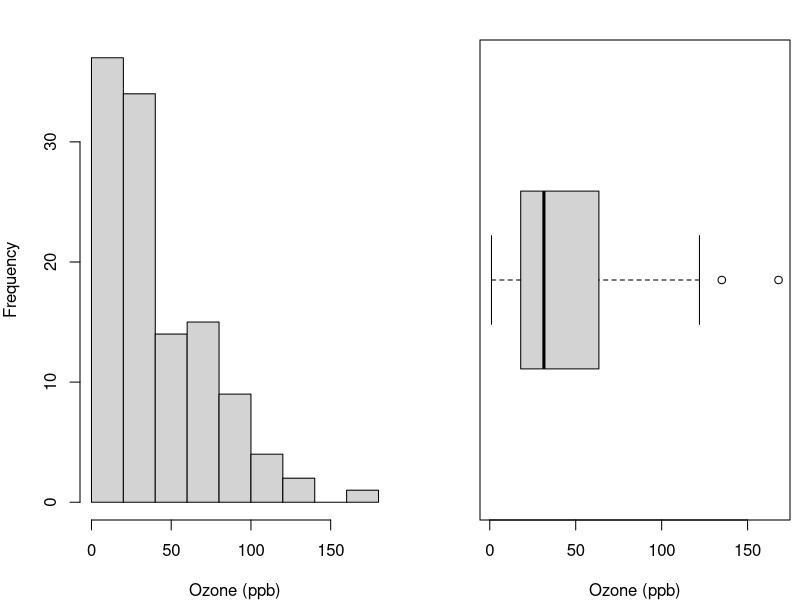
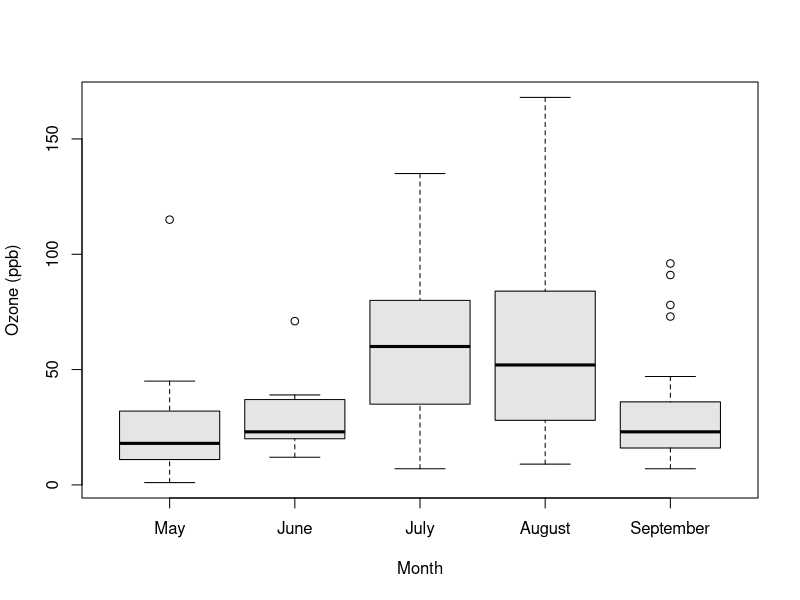
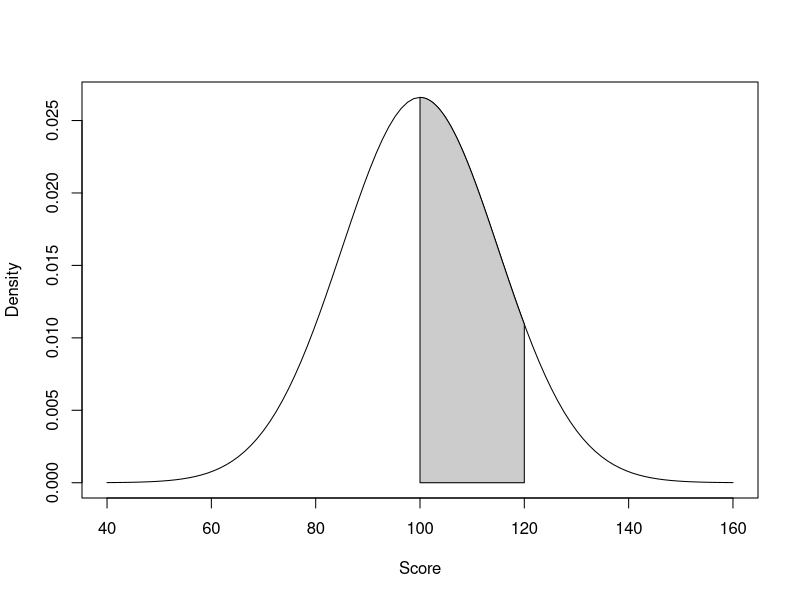
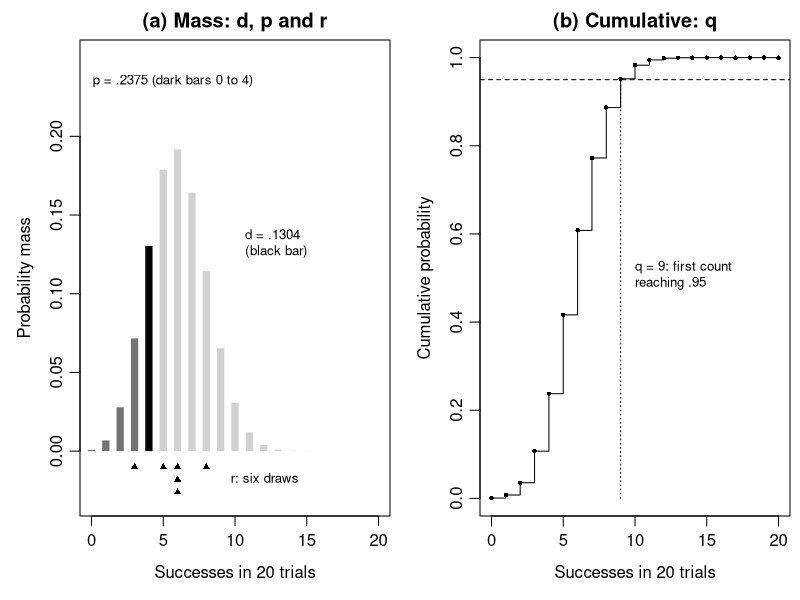
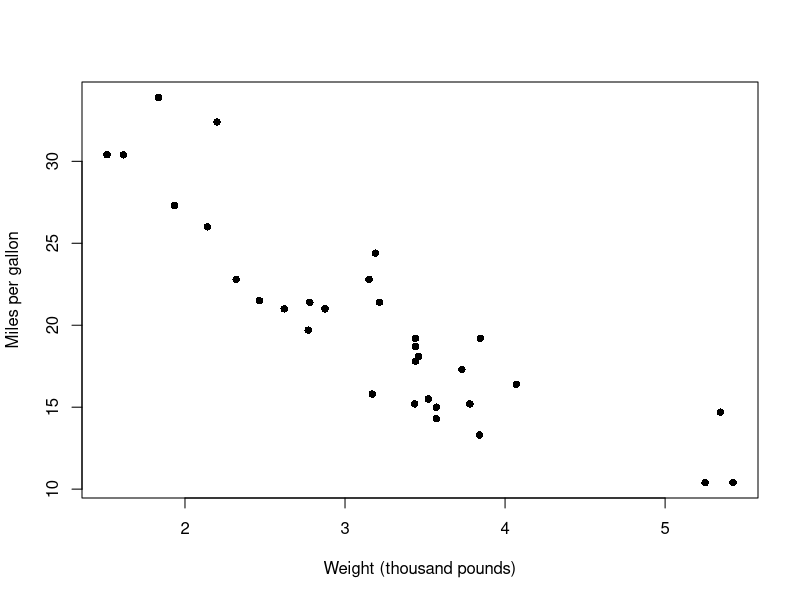
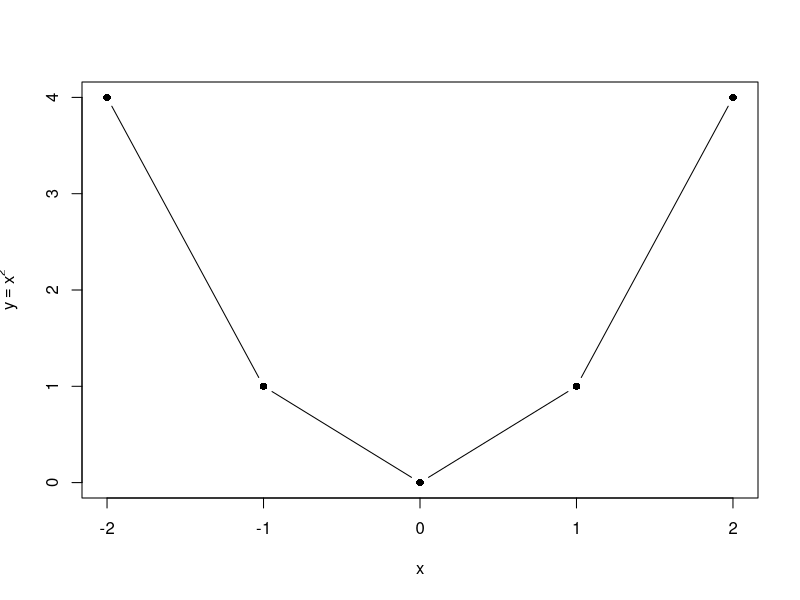
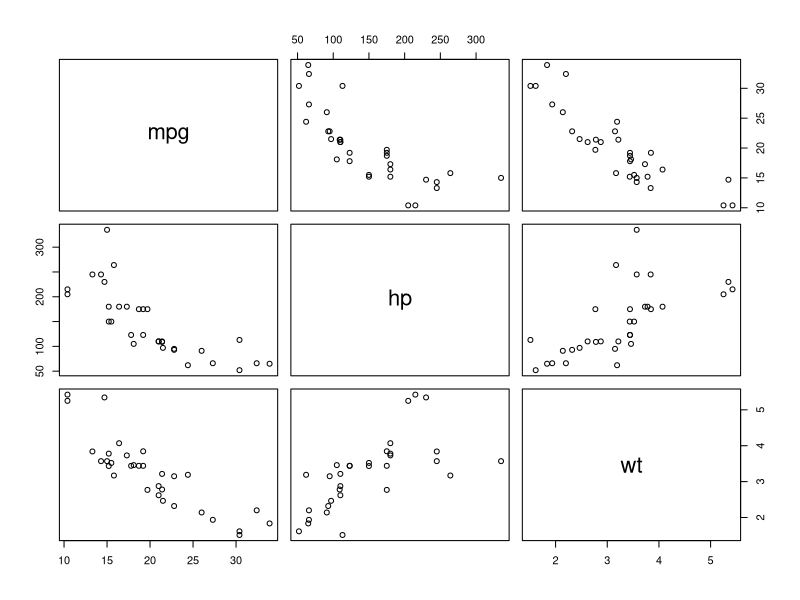
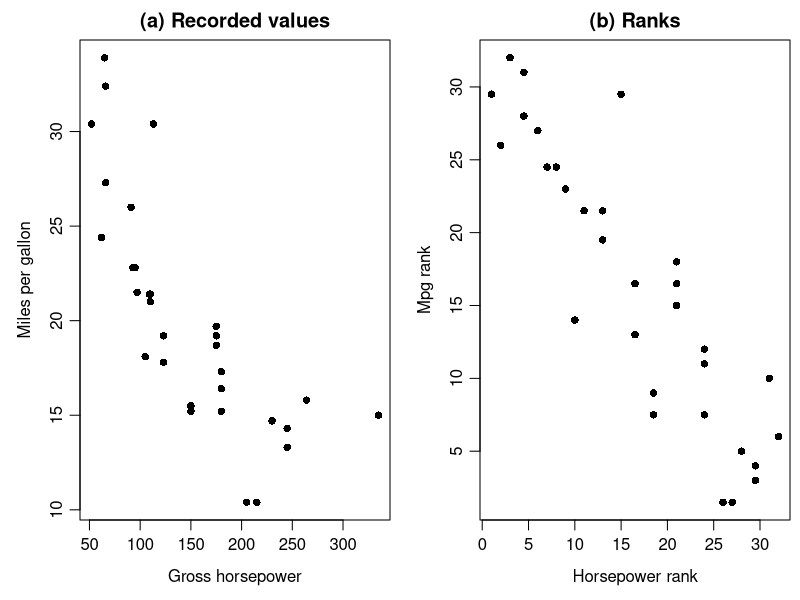

Generate these figures, in order, with R:
## ---- chunk 1
#| label: setup
#| include: false
knitr::opts_chunk$set(echo = TRUE, warning = FALSE, message = FALSE,
                     collapse = TRUE, comment = "#>")
if (knitr::is_latex_output()) knitr::opts_chunk$set(dev = "cairo_pdf")
options(digits = 10, width = 65)
## ---- chunk 2
#| label: ch05-anchor-check
#| include: false
local({
  had_seed <- exists(".Random.seed", envir = .GlobalEnv, inherits = FALSE)
  if (had_seed) saved_seed <- get(".Random.seed", envir = .GlobalEnv)
  on.exit(if (had_seed) assign(".Random.seed", saved_seed, envir = .GlobalEnv)
    else if (exists(".Random.seed", envir = .GlobalEnv, inherits = FALSE))
      rm(".Random.seed", envir = .GlobalEnv))
  check <- function(actual, expected, label) {
    if (!isTRUE(all.equal(round(unname(actual), 4), expected,
                          check.attributes = FALSE))) stop(label)
  }
  air <- airquality
  ozone <- air$Ozone[!is.na(air$Ozone)]
  july <- subset(air, Month == 7 & !is.na(Ozone))
  check(c(nrow(july), mean(july$Ozone), mean((air$Temp - 32)*5/9)),
        c(26, 59.1154, 25.4902), "operations")
  check(c(mean(ozone), median(ozone), sd(ozone), IQR(ozone)),
        c(42.1293, 31.5, 32.9879, 45.25), "ozone summaries")
  scores <- rbind(c(50,60,70), c(50,60,100), c(58,60,62), c(40,60,80))
  check(apply(scores, 1, mean), c(60,70,60,60), "score means")
  check(apply(scores, 1, median), rep(60,4), "score medians")
  check(apply(scores, 1, sd), c(10,26.4575,2,20), "score SDs")
  check(quantile(c(1,3,3,5), c(.25,.75)), c(2.5,3.5), "type-7 quartiles")
  by_month <- split(ozone, air$Month[!is.na(air$Ozone)])
  check(lengths(by_month), c(26,9,26,26,29), "monthly counts")
  check(sapply(by_month, mean), c(23.6154,29.4444,59.1154,59.9615,31.4483), "monthly means")
  check(sapply(by_month, sd), c(22.2244,18.2079,31.6358,39.6812,24.1418), "monthly SDs")
  check(c(weighted.mean(sapply(by_month,mean)[2:3], lengths(by_month)[2:3]),
          mean(sapply(by_month,mean)[2:3])), c(51.4857,44.2799), "monthly weights")
  tab <- table(mtcars$am, mtcars$mpg >= 20)
  check(c(100*prop.table(tab,1)[,2], 100*prop.table(tab,2)[2,2]),
        c(21.0526,76.9231,71.4286), "conditional denominators")
  check(c(pnorm(100,mean(ozone),sd(ozone),lower.tail=FALSE),
          mean(ozone >= 100), pnorm(1)-pnorm(-1),
          mean(abs(ozone-mean(ozone)) <= sd(ozone))),
        c(.0397,.0603,.6827,.7241), "Normal check")
  check(c(pnorm(120,100,15)-pnorm(100,100,15),qnorm(c(.025,.975),100,15)),
        c(.4088,70.6005,129.3995), "Normal score model")
  check(c(dbinom(4,20,.3),pbinom(4,20,.3),qbinom(.95,20,.3)),
        c(.1304,.2375,9), "binomial functions")
  set.seed(20517)
  check(rbinom(6,20,.3),c(6,8,6,3,5,6),"binomial draws")
  X <- mtcars[c("mpg","hp","wt")]
  check(as.vector(cov(X)), c(36.3241,-320.7321,-5.1167,-320.7321,
        4700.8669,44.1927,-5.1167,44.1927,.9574), "covariance matrix")
  check(as.vector(cor(X)), c(1,-.7762,-.8677,-.7762,1,.6587,-.8677,.6587,1),
        "correlation matrix")
  check(c(cor(X$mpg,X$hp),cor(X$mpg,X$hp,method="spearman"),
          cor(X$mpg,X$hp,method="kendall"),cor(mtcars$am,mtcars$mpg)),
        c(-.7762,-.8947,-.7428,.5998), "coefficient choices")
  rp <- cor(residuals(lm(mpg~wt,X)),residuals(lm(hp~wt,X)))
  tp <- rp*sqrt(29/(1-rp^2))
  check(c(rp,tp,2*pt(abs(tp),29,lower.tail=FALSE)),
        c(-.547,-3.5187,.0015), "partial coefficient and test")
  binary <- cor.test(mtcars$am,mtcars$mpg)
  check(c(binary$statistic,binary$p.value), c(4.1061,.0003), "point-biserial test")
  set.seed(60506)
  x <- rnorm(30,50,10)
  check(c(mean(x),sd(x)),c(49.5691,7.0051),"parameter and statistic")
  set.seed(60203)
  m5 <- replicate(5000,mean(rexp(5,.1)))
  m30 <- replicate(5000,mean(rexp(30,.1)))
  check(c(mean(m5),sd(m5),mean(m30[1:200]),sd(m30[1:200]),mean(m30),sd(m30)),
        c(10.0141,4.5395,9.6698,1.7484,9.9626,1.7878), "repetitions")
  set.seed(60203)
  m5 <- replicate(5000,mean(rexp(5,.1)))
  m120 <- replicate(5000,mean(rexp(120,.1)))
  check(c(mean(m120),sd(m120)),c(9.9922,.9214),"larger study")
  set.seed(60204)
  w <- rexp(400,.1)
  check((cumsum(w)/seq_along(w))[c(10,50,100,400)],
        c(9.083,7.9852,8.8373,9.7207), "running means")
  set.seed(60501)
  v <- replicate(5000,var(rexp(5,.1)))
  check(c(mean(v),mean(v*.8)),c(101.2241,80.9793),"variance bias")
  pairs <- reshape(sleep,idvar="ID",timevar="group",direction="wide")
  d <- pairs$extra.2-pairs$extra.1
  check(c(mean(d),sd(d),var(d),sd(d)/sqrt(10),
          sqrt((var(pairs$extra.1)+var(pairs$extra.2))/10)),
        c(1.58,1.23,1.5129,.389,.8491), "paired SE")
  check(sqrt(6^2/60+6.4^2/60),1.1325,"assignment SE")
  one <- t.test(mtcars$mpg,mu=20)
  check(c(one$stderr,one$statistic,one$p.value,one$conf.int),
        c(1.0654,.0851,.9328,17.9177,22.2636), "one-mean t")
  se <- 5/sqrt(32); z <- (mean(mtcars$mpg)-20)/se
  check(c(se,z,2*pnorm(abs(z),lower.tail=FALSE),
          mean(mtcars$mpg)+c(-1,1)*qnorm(.975)*se),
        c(.8839,.1025,.9183,18.3582,21.823), "known-SD z")
  check(c(2*pt(2,24,lower.tail=FALSE),pt(2,24,lower.tail=FALSE),pt(2,24)),
        c(.0569,.0285,.9715), "planned direction")
  check(t.test(d)$conf.int,c(.7001,2.4599),"paired interval")
  check(t.test(d,conf.level=.99)$conf.int,c(.3159,2.8441),"paired 99% interval")
  auto <- mtcars$mpg[mtcars$am==0]; manual <- mtcars$mpg[mtcars$am==1]
  welch <- t.test(auto,manual); pooled <- t.test(auto,manual,var.equal=TRUE)
  check(c(welch$stderr,welch$parameter,welch$p.value,welch$conf.int),
        c(1.9232,18.3323,.0014,-11.2802,-3.2097),"Welch")
  check(c(pooled$stderr,pooled$parameter,pooled$p.value,pooled$conf.int),
        c(1.7644,30,.0003,-10.8484,-3.6415),"pooled")
  for (n in c(10,20,40)) {
    set.seed(60610)
    a <- replicate(2000, {
      y <- rnorm(n,1.5,1.2)
      c(mean(y),abs(mean(y)-1.5)<=qt(.975,n-1)*sd(y)/sqrt(n))
    })
    expected <- switch(as.character(n), "10"=c(1.5015,.3766,.3795,.9515),
      "20"=c(1.5006,.2591,.2683,.951), "40"=c(1.5014,.1886,.1897,.946))
    check(c(mean(a[1,]),sd(a[1,]),1.2/sqrt(n),mean(a[2,])),expected,"coverage")
  }
  for (n in c(10,40)) {
    set.seed(60610)
    a <- replicate(40, {
      y <- rnorm(n,1.5,1.2)
      m <- mean(y); h <- qt(.975,n-1)*sd(y)/sqrt(n)
      c(m,m-h,m+h)
    })
    expected <- if (n==10) c(1.0213,2.2119,39) else c(1.2846,1.9649,39)
    check(c(a[2:3,1],sum(a[2,]<=1.5 & 1.5<=a[3,])),expected,"coverage figure")
  }
  check(cor.test(mtcars$wt,mtcars$mpg)$conf.int,c(-.9338,-.7441),"Fisher interval")
  set.seed(12345)
  rho <- -.8677
  rs <- replicate(5000, {
    x <- rnorm(32); y <- rho*x+sqrt(1-rho^2)*rnorm(32); cor(x,y)
  })
  check(sd(atanh(rs)),.1831,"Fisher SD")
})
## ---- chunk 3
#| label: ch05-scores
scores <- c(50, 60, 70)
mean(scores)
## ---- chunk 4
#| label: ch05-small-records
#| results: hide
small <- data.frame(student = c("A", "B", "C"),
  baseline = c(50, 60, 70), followup = c(55, NA, 78))
## ---- chunk 5
#| label: ch05-available-mean
mean(small$followup, na.rm = TRUE)
## ---- chunk 6
#| label: ch05-pair-mean
both <- complete.cases(small)
mean(small$followup[both] - small$baseline[both])
## ---- chunk 7
#| label: ch05-air-records
air <- airquality
ozone <- na.omit(air$Ozone)
## ---- chunk 8
#| label: ch05-recorded-share
100 * length(ozone) / nrow(air)
## ---- chunk 9
#| label: fig-ch05-ozone
#| echo: !expr c(2, 3)
#| fig-cap: "Recorded ozone values on 116 days, displayed as a histogram and a boxplot."
#| fig-alt: "The histogram has a long right tail reaching 168 ppb. The horizontal boxplot places the median near the lower values and marks several high observations beyond its upper whisker."
#| fig-width: 6.2
#| fig-height: 3.4
oldpar <- par(mfrow = c(1, 2), mar = c(4, 4, 2, .5))
hist(ozone, breaks = seq(0, 180, by = 20), xlab = "Ozone (ppb)", main = "")
boxplot(ozone, horizontal = TRUE, xlab = "Ozone (ppb)")
par(oldpar)
## ---- chunk 10
#| label: ch05-ozone-summaries
c(mean = mean(ozone), median = median(ozone), SD = sd(ozone),
  IQR = IQR(ozone))
## ---- chunk 11
#| label: ch05-monthly
air_observed <- na.omit(air[c("Ozone", "Month")])
air_observed$month <- factor(air_observed$Month, labels = month.name[5:9])
tapply(air_observed$Ozone, air_observed$month, mean)
## ---- chunk 12
#| label: fig-ch05-months
#| echo: false
#| fig-cap: "Recorded ozone distributions by month; each box uses that month's available measurements."
#| fig-alt: "July and August have higher median ozone than May, June, and September, with different spreads and only nine observed days in June."
#| fig-width: 6
#| fig-height: 3.4
boxplot(Ozone ~ month, data = air_observed,
        xlab = "Month", ylab = "Ozone (ppb)", col = "grey90")
## ---- chunk 13
#| label: ch05-transmission-table
cars <- mtcars
cars$transmission <- factor(cars$am, levels = c(0, 1),
  labels = c("Automatic", "Manual"))
tab <- table(cars$transmission, cars$mpg >= 20)
tab
100 * prop.table(tab, margin = 1)
## ---- chunk 14
#| label: ch05-normal-model
pnorm(100, mean = mean(ozone), sd = sd(ozone), lower.tail = FALSE)
## ---- chunk 15
#| label: ch05-score-model
pnorm(120, mean = 100, sd = 15) - pnorm(100, mean = 100, sd = 15)
qnorm(c(.025, .975), mean = 100, sd = 15)
## ---- chunk 16
#| label: fig-ch05-normal-area
#| echo: false
#| fig-cap: "Probability is an area under a stipulated Normal density."
#| fig-alt: "The score range from 100 to 120 is shaded under a Normal curve with mean 100 and SD 15. Its area is .4088."
#| fig-width: 6.2
#| fig-height: 3.3
curve(dnorm(x, mean = 100, sd = 15), 40, 160,
      xlab = "Score", ylab = "Density")
shade_x <- seq(100, 120, length.out = 200)
polygon(c(100, shade_x, 120),
        c(0, dnorm(shade_x, 100, 15), 0), col = "grey80")
## ---- chunk 17
#| label: ch05-binomial-functions
c(d = dbinom(4, size = 20, prob = .3),
  p = pbinom(4, size = 20, prob = .3),
  q = qbinom(.95, size = 20, prob = .3))
set.seed(20517)
rbinom(6, size = 20, prob = .3)
## ---- chunk 18
#| label: fig-ch05-dpqr
#| echo: false
#| fig-cap: "Four questions asked of one binomial model, 20 trials with success probability .3. (a) The mass at 4 (black bar) is what `dbinom` returns; the masses at 0 to 4 together (dark bars) are what `pbinom` returns; the triangles below the axis are the six counts from `rbinom`. (b) The cumulative probability first reaches .95 at 9, the value `qbinom` returns."
#| fig-alt: "Left panel: bars of binomial probability for 0 to 20 successes, highest near 6, with the bar at 4 in black, the bars at 0 to 3 dark grey, and six triangles below the axis at 3, 5, 6, 6, 6 and 8. Right panel: the cumulative probability as a step function, crossing the dashed .95 line at 9."
#| fig-width: 6.5
#| fig-height: 3.1
k <- 0:20
mass <- dbinom(k, size = 20, prob = .3)
cumulative <- pbinom(k, size = 20, prob = .3)
set.seed(20517)
drawn <- table(rbinom(6, size = 20, prob = .3))
oldpar <- par(mfrow = c(1, 2), mar = c(4.2, 4, 2, .5), mgp = c(2.3, .7, 0))
plot(k, mass, type = "h", lwd = 7, lend = 1,
     col = ifelse(k == 4, "black", ifelse(k < 4, "grey45", "grey82")),
     ylim = c(-.03, .25), yaxt = "n", xlab = "Successes in 20 trials",
     ylab = "Probability mass", main = "(a) Mass: d, p and r")
axis(2, at = seq(0, .2, by = .05))
text(10, .13, "d = .1304\n(black bar)", pos = 4, cex = .8)
text(-.6, .235, "p = .2375 (dark bars 0 to 4)", pos = 4, cex = .8)
for (v in names(drawn)) points(rep(as.numeric(v), drawn[v]),
  -.01 - .008 * (seq_len(drawn[v]) - 1), pch = 17, cex = .7)
text(9, -.018, "r: six draws", pos = 4, cex = .8)
plot(k, cumulative, type = "s", ylim = c(0, 1),
     xlab = "Successes in 20 trials", ylab = "Cumulative probability",
     main = "(b) Cumulative: q")
points(k, cumulative, pch = 16, cex = .6)
abline(h = .95, lty = 2)
segments(9, 0, 9, cumulative[10], lty = 3)
text(9.3, .5, "q = 9: first count\nreaching .95", pos = 4, cex = .8)
par(oldpar)
## ---- chunk 19
#| label: fig-ch05-car-pairs
#| fig-cap: "Mileage and weight for 32 recorded car models."
#| fig-alt: "Heavier models generally have lower mpg, with substantial scatter around the decreasing pattern and possible curvature."
#| fig-width: 6.2
#| fig-height: 3.5
plot(mtcars$wt, mtcars$mpg, pch = 16,
  xlab = "Weight (thousand pounds)", ylab = "Miles per gallon")
## ---- chunk 20
#| label: ch05-cov-cor
c(covariance = cov(mtcars$wt, mtcars$mpg),
  r = cor(mtcars$wt, mtcars$mpg))
## ---- chunk 21
#| label: fig-ch05-curve
#| echo: false
#| fig-cap: "An exact curved relationship with zero Pearson correlation."
#| fig-alt: "Five points at x equal to minus two, minus one, zero, one and two have y values four, one, zero, one and four, forming a U."
#| fig-width: 5.5
#| fig-height: 2.8
x_curve <- -2:2
plot(x_curve, x_curve^2, type = "b", pch = 16,
     xlab = "x", ylab = expression(y == x^2))
## ---- chunk 22
#| label: ch05-matrices
X <- mtcars[c("mpg", "hp", "wt")]
S <- cov(X)
R <- cov2cor(S)
## ---- chunk 23
#| label: fig-ch05-matrix-pairs
#| echo: !expr 1
#| fig-cap: "Every off-diagonal matrix entry summarizes a pair of measurements on the same 32 car models. Read a panel using the column variable horizontally and the row variable vertically; opposite panels exchange the axes."
#| fig-alt: "A three-by-three scatterplot matrix for mpg, horsepower and weight. Diagonal cells name variables. Mpg declines with horsepower and weight; horsepower generally rises with weight, with substantial scatter."
#| fig-width: 6
#| fig-height: 4.2
pairs(X)
## ---- chunk 24
#| label: ch05-spearman
c(Pearson = cor(X$mpg, X$hp),
  Spearman = cor(X$mpg, X$hp, method = "spearman"))
## ---- chunk 25
#| label: fig-ch05-rank
#| echo: false
#| fig-cap: "Mileage and horsepower for the 32 models, (a) on the recorded scales and (b) as ranks. The curved decline in (a) weakens the linear coefficient; ranks straighten a monotone pattern."
#| fig-alt: "Left panel: mpg falls steeply with horsepower up to about 150 and then levels off, a curved decreasing pattern. Right panel: the ranks of the same models fall along a nearly straight decreasing band."
#| fig-width: 6.5
#| fig-height: 3
oldpar <- par(mfrow = c(1, 2), mar = c(4, 4, 2, .5), mgp = c(2.3, .7, 0))
plot(X$hp, X$mpg, pch = 16, xlab = "Gross horsepower",
     ylab = "Miles per gallon", main = "(a) Recorded values")
plot(rank(X$hp), rank(X$mpg), pch = 16, xlab = "Horsepower rank",
     ylab = "Mpg rank", main = "(b) Ranks")
par(oldpar)
## ---- chunk 26
#| label: ch05-partial-residuals
resid_mpg <- residuals(lm(mpg ~ wt, data = X))
resid_hp <- residuals(lm(hp ~ wt, data = X))
cor(resid_mpg, resid_hp)
## ---- chunk 27
#| label: fig-ch05-partial
#| echo: false
#| fig-cap: "Mileage and horsepower after separately fitting their linear relationships with weight."
#| fig-alt: "The two residual vectors from the same 32 car models retain a negative association, with partial correlation minus .547."
#| fig-width: 6.2
#| fig-height: 3.5
plot(resid_hp, resid_mpg, pch = 16,
     xlab = "Horsepower residual after weight adjustment",
     ylab = "Mpg residual after weight adjustment")
## ---- chunk 28
#| label: ch05-one-sample
set.seed(60506)
one_sample <- rnorm(30, mean = 50, sd = 10)
c(mean = mean(one_sample), SD = sd(one_sample))
## ---- chunk 29
#| label: ch05-replicate
set.seed(60203)
means_5 <- replicate(5000, mean(rexp(5, rate = 1 / 10)))
c(mean = mean(means_5), SE = sd(means_5))
## ---- chunk 30
#| label: ch05-repetitions
#| include: false
means_30 <- replicate(5000, mean(rexp(30, rate = 1 / 10)))
set.seed(60203)
means_5_again <- replicate(5000, mean(rexp(5, rate = 1 / 10)))
means_120 <- replicate(5000, mean(rexp(120, rate = 1 / 10)))
## ---- chunk 31
#| label: fig-ch05-repetitions
#| echo: false
#| fig-cap: "More repetitions or larger studies. Each histogram collects simulated sample means from the waiting-time model; the dashed line marks the model mean, 10 minutes. (a) The first 200 of the 5,000 means of 30 waits; (b) all 5,000; (c) 5,000 means of 120 waits."
#| fig-alt: "Three histograms on common axes from 4 to 18 minutes. The first, from 200 means, is ragged; the second, from 5,000 means of the same study size, is smooth with the same spread; the third, from 5,000 means of 120 waits, is about half as wide."
#| fig-width: 6.5
#| fig-height: 2.9
panels <- list(means_30[1:200], means_30, means_120)
titles <- c("(a) n = 30, B = 200", "(b) n = 30, B = 5,000",
            "(c) n = 120, B = 5,000")
oldpar <- par(mfrow = c(1, 3), mar = c(4, 3.6, 2, .4), mgp = c(2.2, .7, 0))
for (j in 1:3) {
  hist(panels[[j]], breaks = seq(4, 18, by = .5), probability = TRUE,
       ylim = c(0, .5), col = "grey85", main = titles[j],
       xlab = "Sample mean (minutes)", ylab = "Density")
  abline(v = 10, lty = 2)
}
par(oldpar)
## ---- chunk 32
#| label: fig-ch05-running-mean
#| echo: false
#| fig-cap: "One running mean from independent exponential waits with model mean ten minutes."
#| fig-alt: "The running mean fluctuates irregularly around ten; it is 9.7207 after 400 observations. Adding a draw can move it closer to or farther from the target."
#| fig-width: 6.2
#| fig-height: 3.3
set.seed(60204)
running_waits <- rexp(400, rate = 1 / 10)
running_mean <- cumsum(running_waits) / seq_along(running_waits)
plot(running_mean, type = "l", xlab = "Number of observations",
     ylab = "Running mean (minutes)", ylim = range(c(running_mean, 10)))
abline(h = 10, lty = 2)
## ---- chunk 33
#| label: fig-ch05-waiting
#| echo: false
#| fig-cap: "Individual waits and averages answer different questions. The line in every panel is the same exponential density for a single wait, with mean and SD ten minutes. Histograms reuse the 5,000 sample means at each study size from Section 4.2. The dashed line marks their common model mean."
#| fig-alt: "Three panels on common axes compare means of 5, 30 and 120 waits. The density for one wait stays strongly right-skewed in every panel; the histograms of means become narrower and more symmetric around ten."
#| fig-width: 6.5
#| fig-height: 3
local({
  means <- list(means_5, means_30, means_120)
  breaks <- seq(0, ceiling(max(unlist(means))), by = .5)
  op <- par(mfrow = c(1, 3), mar = c(3.6, 3.5, 2, .4),
            mgp = c(2.2, .7, 0))
  for (j in 1:3) {
    hist(means[[j]], breaks = breaks, probability = TRUE,
      ylim = c(0, .45), col = "grey85", xlab = "Minutes",
      ylab = "Density", main = paste("n =", c(5, 30, 120)[j]))
    curve(dexp(x, rate = 1 / 10), from = 0, to = max(breaks),
      add = TRUE, lwd = 2)
    abline(v = 10, lty = 2)
  }
  par(op)
})
## ---- chunk 34
#| label: ch05-sleep-differences
sleep_wide <- reshape(sleep, idvar = "ID", timevar = "group",
  direction = "wide")
sleep_d <- sleep_wide$extra.2 - sleep_wide$extra.1
c(mean = mean(sleep_d), SD = sd(sleep_d),
  SE = sd(sleep_d) / sqrt(length(sleep_d)))
## ---- chunk 35
#| label: ch05-critical-values
c(z = qnorm(.975), t5 = qt(.975, 5), t9 = qt(.975, 9),
  t30 = qt(.975, 30))
## ---- chunk 36
#| label: ch05-one-t
t.test(mtcars$mpg, mu = 20)
## ---- chunk 37
#| label: ch05-summary-p
c(two_sided = 2 * pt(2, df = 24, lower.tail = FALSE),
  upper = pt(2, df = 24, lower.tail = FALSE))
## ---- chunk 38
#| label: fig-ch05-pairs
#| echo: false
#| fig-cap: "Two measurements for each of ten people."
#| fig-alt: "Lines connect drug 1 and drug 2 for each person; nine rise and one is flat."
#| fig-width: 6.2
#| fig-height: 3.4
matplot(1:2, t(as.matrix(sleep_wide[c("extra.1", "extra.2")])),
  type = "b", lty = 1, pch = 16, col = "grey40",
  xaxt = "n", xlab = "Drug", ylab = "Extra sleep (hours)")
axis(1, at = 1:2, labels = c("1", "2"))
## ---- chunk 39
#| label: ch05-paired-test
t.test(sleep_wide$extra.2, sleep_wide$extra.1, paired = TRUE)
## ---- chunk 40
#| label: ch05-welch-test
auto <- mtcars$mpg[mtcars$am == 0]
manual <- mtcars$mpg[mtcars$am == 1]
t.test(auto, manual)
## ---- chunk 41
#| label: fig-ch05-coverage
#| echo: false
#| fig-pos: "ht"
#| fig-width: 6.2
#| fig-height: 4.0
#| fig-cap: "Fresh data produce different 95% t intervals. Each dot is a sample mean, and its segment uses that study's estimated SE. The vertical line is the fixed true mean, 1.5 hours; dashed segments and open dots mark intervals that miss it. Each panel shows the first 40 of the corresponding table's 2,000 studies, with seed 60610 reset for each sample size. In each panel, 39 of 40 intervals cover."
#| fig-alt: "Two panels share the same horizontal scale. Forty mean-and-interval rows from studies of size 10 vary in centre and width; the twenty-seventh misses 1.5. Forty rows from studies of size 40 are narrower; the twenty-fifth misses 1.5. The true mean stays fixed in both panels."
local({
  op <- par(mfrow = c(1, 2), mar = c(3.5, 3.4, 2.1, .6),
            mgp = c(2.1, .6, 0))
  for (n in c(10, 40)) {
    set.seed(60610)
    ci <- replicate(40, {
      x <- rnorm(n, mean = 1.5, sd = 1.2)
      m <- mean(x)
      h <- qt(.975, n - 1) * sd(x) / sqrt(n)
      c(mean = m, lower = m - h, upper = m + h)
    })
    hit <- ci[2, ] <= 1.5 & 1.5 <= ci[3, ]
    plot(NA, xlim = c(-.35, 3.15), ylim = c(40.5, .5),
         xlab = "Mean difference (hours)", ylab = "Repeated study",
         yaxt = "n", xaxt = "n", main = paste("n =", n), cex.main = 1)
    axis(1, at = c(0, 1.5, 3), labels = c("0", "1.5", "3"))
    axis(2, at = c(1, 10, 20, 30, 40), las = 1)
    abline(v = 1.5, col = "grey55", lwd = 1.3)
    segments(ci[2, ], 1:40, ci[3, ], 1:40, lty = ifelse(hit, 1, 2),
             col = ifelse(hit, "grey30", "black"), lwd = ifelse(hit, .8, 1.5))
    points(ci[1, ], 1:40, pch = ifelse(hit, 16, 1), cex = .5)
  }
  par(op)
})
## ---- chunk 42
#| label: ch05-pearson-test
cor.test(mtcars$wt, mtcars$mpg)
## ---- chunk 43
#| label: fig-ch05-fisher
#| echo: false
#| fig-cap: "Sample correlations from 5,000 simulated studies of 32 pairs with process correlation $-.8677$. (a) On the correlation scale the distribution is skewed, with a long tail toward zero and a hard limit at $-1$; (b) on the Fisher scale it is nearly Normal, and the curve is the Normal density with SD $1/\\sqrt{29}$. Dashed lines mark the process value on each scale."
#| fig-alt: "Left panel: a histogram of simulated correlations between about minus .97 and minus .6, peaked near minus .88 with a long right tail. Right panel: the same values after the inverse hyperbolic tangent form a symmetric histogram matched by a Normal curve."
#| fig-width: 6.5
#| fig-height: 3
set.seed(12345)
rho <- -.8677
r_sim <- replicate(5000, {
  x <- rnorm(32)
  y <- rho * x + sqrt(1 - rho^2) * rnorm(32)
  cor(x, y)
})
oldpar <- par(mfrow = c(1, 2), mar = c(4, 4, 2, .5), mgp = c(2.3, .7, 0))
hist(r_sim, breaks = seq(-1, -.55, by = .01), probability = TRUE,
     col = "grey85", xlab = "Sample correlation r",
     main = "(a) Correlation scale")
abline(v = rho, lty = 2)
hist(atanh(r_sim), breaks = 40, probability = TRUE, col = "grey85",
     xlab = "atanh(r)", main = "(b) Fisher scale")
curve(dnorm(x, atanh(rho), 1 / sqrt(29)), add = TRUE, lwd = 2)
abline(v = atanh(rho), lty = 2)
par(oldpar)
